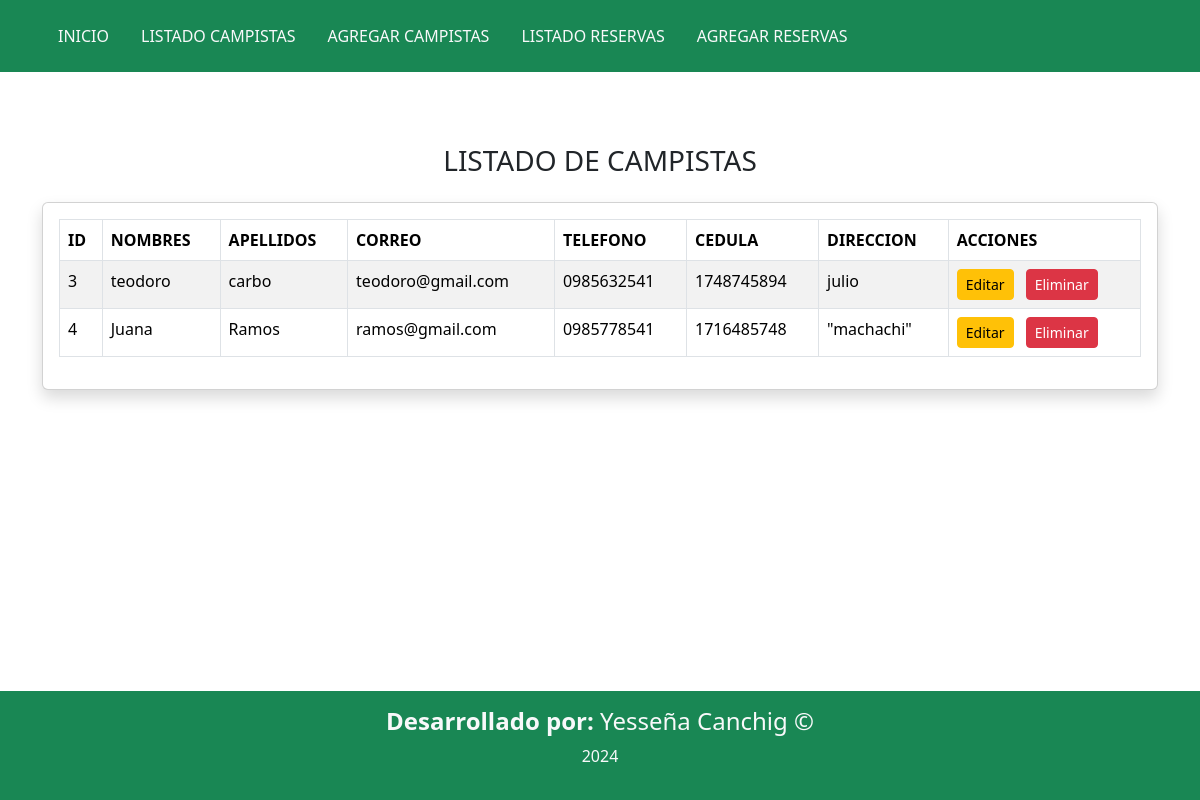
The page /listadoCampista/ on the database as committed earlier.
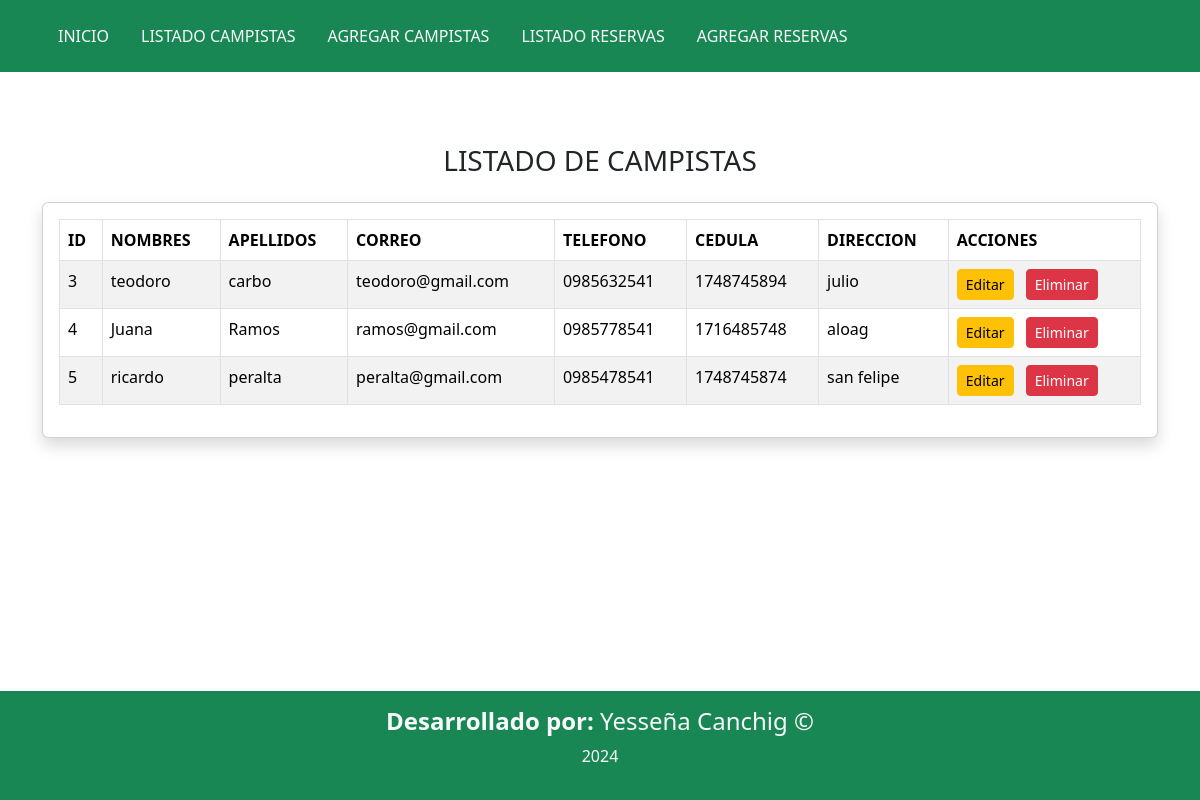
The same page on the database as committed later.
### Aplicaciones/Gestiones/models.py (models this page shows)
class Campistas(models.Model):
    id_camp=models.AutoField(primary_key=True)
    nombre_camp= models.CharField(max_length=100, null=False, blank=False)
    apell_camp = models.CharField(max_length=100, null=False, blank=False)
    correo_camp = models.EmailField(null=False, blank=False)
    telef_camp = models.CharField(max_length=10, null=False, blank=False)
    cedula_camp = models.CharField(max_length=10, null=False, blank=False)
    direcc_camp = models.TextField(null=False, blank=False)

### Aplicaciones/Gestiones/views.py (the view)
# urls.py: path('listadoCampista/',views.listadoCampista, name='listadoCampista'),
def listadoCampista(request):
    campistaBdd=Campistas.objects.all()
    return render(request,'listadoCampista.html',{'campista':campistaBdd})

### Aplicaciones/Gestiones/templates/listadoCampista.html
{% extends "./plantilla.html"%}
{% block contenido %}
<br>
<br>
<h3 class="text-center mb-4">LISTADO DE CAMPISTAS</h3>
<div class="card  shadow">
    <div class="card-body">
        <table class="table table-bordered table-striped table-hover">
            <thead>
                <tr>
                    <th>ID</th>
                    <th>NOMBRES</th>
                    <th>APELLIDOS</th>
                    <th>CORREO</th>
                    <th>TELEFONO</th>
                    <th>CEDULA</th>
                    <th>DIRECCION</th>
                    <th>ACCIONES</th>
                </tr>
            </thead>
            <tbody>
                {% for camp in campista %}
                <tr>
                    <td>{{ camp.id_camp }}</td>
                    <td>{{ camp.nombre_camp }}</td>
                    <td>{{ camp.apell_camp }}</td>
                    <td>{{ camp.correo_camp }}</td>
                    <td>{{ camp.telef_camp }}</td>
                    <td>{{ camp.cedula_camp }}</td>
                    <td>{{ camp.direcc_camp }}</td>
                    <td>
                        <a href="/editarCampista/{{ camp.id_camp }}" class="btn btn-warning btn-sm me-2">Editar</a>
                        <a onclick="return confirm('Esta seguro de eliminar permanentemente')" href="/eliminarCampista/{{ camp.id_camp }}"
                        class="btn btn-danger btn-sm">Eliminar</a>
                    </td>
                </tr>
                {% endfor %}
            </tbody>
        </table>
    </div>
</div>
{% endblock %}

Rows that differ between the two databases and show on the page:
changed Campistas "Juana": direcc_camp "\"machachi\"" → "aloag"
added Campistas: id_camp "5", nombre_camp "ricardo", apell_camp "peralta", correo_camp "peralta@gmail.com", telef_camp "0985478541", cedula_camp "1748745874", direcc_camp "san felipe"
